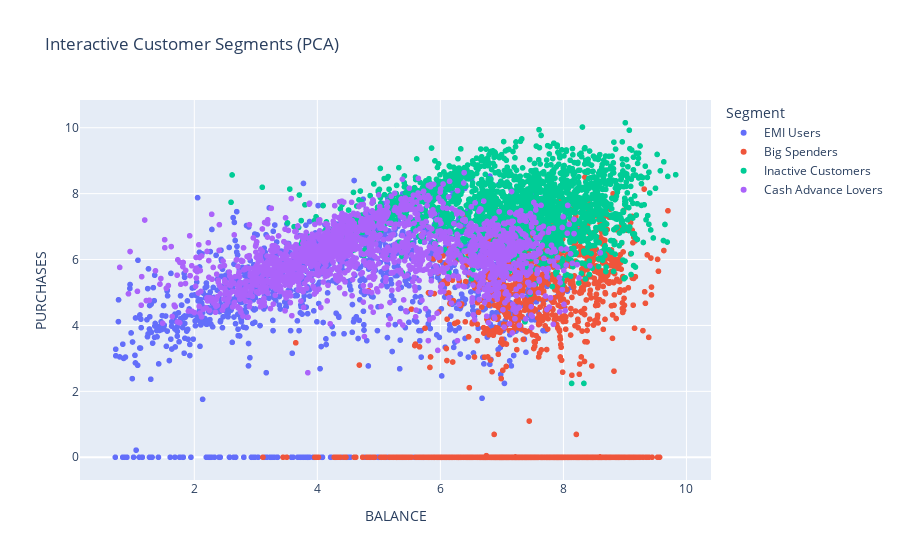

Notebook code for this chart:
### Code cell
import plotly.express as px

fig = px.scatter(
    segmented_df, x='BALANCE', y='PURCHASES', color='Segment',
    title='Interactive Customer Segments (PCA)',
    hover_data=['BALANCE_FREQUENCY', 'TENURE', 'CASH_ADVANCE']
)
fig.show()

### Figure 1 — Plotly figure (JSON) as saved in the notebook; plotly's stock layout.template omitted (floating-point values rounded to 4 significant figures; data arrays with more than 128 entries replaced by an {"elided": "..."} marker saying what was removed)
{"data": [{"customdata": {"elided": "1652x3 float values"}, "hovertemplate": "Segment=EMI Users<br>BALANCE=%{x}<br>PURCHASES=%{y}<br>BALANCE_FREQUENCY=%{customdata[0]}<br>TENURE=%{customdata[1]}<br>CASH_ADVANCE=%{customdata[2]}<extra></extra>", "legendgroup": "EMI Users", "marker": {"color": "#636efa", "symbol": "circle"}, "mode": "markers", "name": "EMI Users", "showlegend": true, "type": "scattergl", "x": {"elided": "1652 float values"}, "xaxis": "x", "y": {"elided": "1652 float values"}, "yaxis": "y"}, {"customdata": {"elided": "2663x3 float values"}, "hovertemplate": "Segment=Big Spenders<br>BALANCE=%{x}<br>PURCHASES=%{y}<br>BALANCE_FREQUENCY=%{customdata[0]}<br>TENURE=%{customdata[1]}<br>CASH_ADVANCE=%{customdata[2]}<extra></extra>", "legendgroup": "Big Spenders", "marker": {"color": "#EF553B", "symbol": "circle"}, "mode": "markers", "name": "Big Spenders", "showlegend": true, "type": "scattergl", "x": {"elided": "2663 float values"}, "xaxis": "x", "y": {"elided": "2663 float values"}, "yaxis": "y"}, {"customdata": {"elided": "2180x3 float values"}, "hovertemplate": "Segment=Inactive Customers<br>BALANCE=%{x}<br>PURCHASES=%{y}<br>BALANCE_FREQUENCY=%{customdata[0]}<br>TENURE=%{customdata[1]}<br>CASH_ADVANCE=%{customdata[2]}<extra></extra>", "legendgroup": "Inactive Customers", "marker": {"color": "#00cc96", "symbol": "circle"}, "mode": "markers", "name": "Inactive Customers", "showlegend": true, "type": "scattergl", "x": {"elided": "2180 float values"}, "xaxis": "x", "y": {"elided": "2180 float values"}, "yaxis": "y"}, {"customdata": {"elided": "1945x3 float values"}, "hovertemplate": "Segment=Cash Advance Lovers<br>BALANCE=%{x}<br>PURCHASES=%{y}<br>BALANCE_FREQUENCY=%{customdata[0]}<br>TENURE=%{customdata[1]}<br>CASH_ADVANCE=%{customdata[2]}<extra></extra>", "legendgroup": "Cash Advance Lovers", "marker": {"color": "#ab63fa", "symbol": "circle"}, "mode": "markers", "name": "Cash Advance Lovers", "showlegend": true, "type": "scattergl", "x": {"elided": "1945 float values"}, "xaxis": "x", "y": {"elided": "1945 float values"}, "yaxis": "y"}], "layout": {"legend": {"title": {"text": "Segment"}, "tracegroupgap": 0}, "title": {"text": "Interactive Customer Segments (PCA)"}, "xaxis": {"anchor": "y", "domain": [0, 1], "title": {"text": "BALANCE"}}, "yaxis": {"anchor": "x", "domain": [0, 1], "title": {"text": "PURCHASES"}}}}
